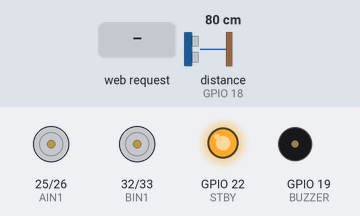
Bench run of a sketch on a simulated ESP32. Parts: motor-driver pin pairs drawn as motors (green arrow = first pin HIGH = forward, orange = second pin HIGH = backward, longer = more drive, scaled by the enable pin, stopped while the standby pin is LOW), output pins drawn as LEDs (lit = HIGH), buzzer (waves = sounding, pin HIGH). Wiring (inferred from the names in the program): ultrasonic range finder: trigger GPIO 5; echo GPIO 18. Inputs (shaded band) come from the test bench; at power-on: distance to the obstacle (sensor on GPIO 18) 80 cm (analog values on the 0–4095 scale). The echo pulse lasts 58.3 µs per cm; WiFi joins after 1.5 s; servers stay silent unless stated; pins used as bus, display or sensor lines are not drawn; what the sketch prints to the serial monitor is not drawn.

Above: at 2.7 s.
2.8 s: distance to the obstacle (sensor on GPIO 18) set to 24 cm
4.3 s: distance to the obstacle (sensor on GPIO 18) set to 19 cm
At 6.0 s:
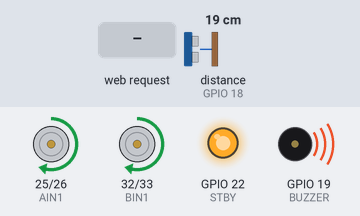
7.3 s: distance to the obstacle (sensor on GPIO 18) set to 35 cm
At 8.7 s:
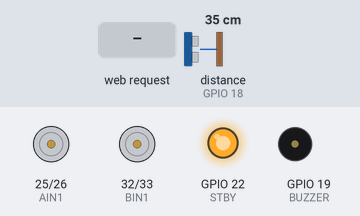
8.9 s: HTTP request GET /forward received
At 10.0 s:
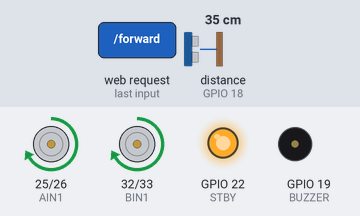
10.4 s: HTTP request GET /backward received
At 11.4 s:
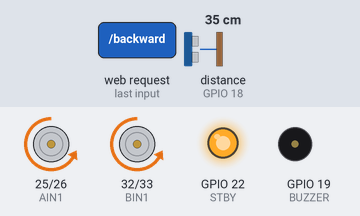
11.9 s: HTTP request GET /left received
At 12.8 s:
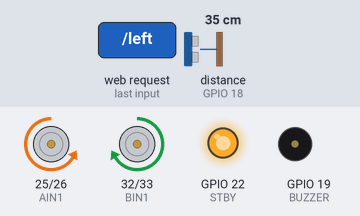
Timing chart, 0 to 14.5 s (numbered marks = the images above; inputs shaded):
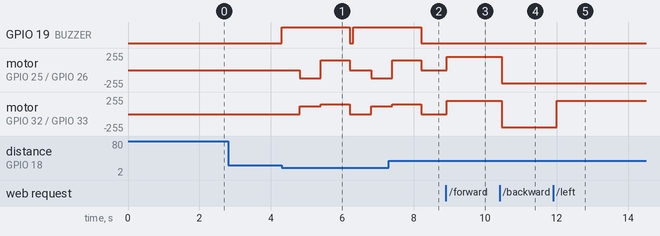

The sketch:

Code.ino
```cpp
#include <WiFi.h>
#include <WebServer.h>  // simpler synchronous web server

// ---- WiFi credentials ----
const char* ssid = "Galaxy A14 AB";
const char* password = "Capricorn@9";

// ---- Create web server on port 80 ----
WebServer server(80);

// ---- Motor pins ----
#define AIN1 25
#define AIN2 26
#define PWMA 27
#define BIN1 32
#define BIN2 33
#define PWMB 14
#define STBY 22

// ---- Ultrasonic pins ----
#define TRIG 5
#define ECHO 18

// ---- Analog sensors ----
#define MQ135_PIN 36   // Gas sensor on ADC1
#define LM35_PIN 34

// ---- Flame & LDR ----
#define FLAME_PIN 23
#define LDR_PIN 21

// ---- Buzzer ----
#define BUZZER 19

long duration;
int distance;

// ---- Bot state ----
String botState = "STOP";

void setup() {
  Serial.begin(115200);

  // Motor pins
  pinMode(AIN1, OUTPUT);
  pinMode(AIN2, OUTPUT);
  pinMode(PWMA, OUTPUT);
  pinMode(BIN1, OUTPUT);
  pinMode(BIN2, OUTPUT);
  pinMode(PWMB, OUTPUT);
  pinMode(STBY, OUTPUT);
  digitalWrite(STBY, HIGH);

  // Ultrasonic
  pinMode(TRIG, OUTPUT);
  pinMode(ECHO, INPUT);

  // Sensors
  pinMode(MQ135_PIN, INPUT);
  pinMode(FLAME_PIN, INPUT);
  pinMode(LDR_PIN, INPUT);
  pinMode(LM35_PIN,INPUT);

  // LEDs & Buzzer
  pinMode(BUZZER, OUTPUT);

  // ADC setup
  analogReadResolution(12);
  analogSetAttenuation(ADC_11db);

  // WiFi connect
  WiFi.begin(ssid, password);
  Serial.print("Connecting to WiFi");
  while (WiFi.status() != WL_CONNECTED) {
    delay(500);
    Serial.print(".");
  }
  Serial.println("\nWiFi connected! IP: ");
  Serial.println(WiFi.localIP());

  // Web routes
  server.on("/", handleRoot);
  server.on("/forward",   [](){ botState="FORWARD";   server.sendHeader("Location", "/"); server.send(302, ""); });
  server.on("/backward",  [](){ botState="BACKWARD";  server.sendHeader("Location", "/"); server.send(302, ""); });
  server.on("/stop",      [](){ botState="STOP";      server.sendHeader("Location", "/"); server.send(302, ""); });
  server.on("/left",      [](){ botState="LEFT";      server.sendHeader("Location", "/"); server.send(302, ""); });
  server.on("/right",     [](){ botState="RIGHT";     server.sendHeader("Location", "/"); server.send(302, ""); });

  server.begin();
}

void loop() {
  server.handleClient(); // process HTTP requests

  int dist = getDistance();

  // ---- Obstacle avoidance ----
  if (dist <= 20) {
    stopMotors();
    digitalWrite(BUZZER, HIGH);
    delay(500);
    turnLeft(120);
    delay(600);
    moveForward(150);
    delay(800);
    stopMotors();
    digitalWrite(BUZZER, LOW);
    botState = "STOP";
  } else {
    digitalWrite(BUZZER, LOW);

    // Bot movement from webpage
    if(botState=="FORWARD") moveForward(200);
    else if(botState=="BACKWARD") moveBackward(200);
    else if(botState=="LEFT") turnLeft(200);
    else if(botState=="RIGHT") turnRight(200);
    else stopMotors();
  }

  delay(100);
}

// ---- Webpage handler ----
void handleRoot()
{
  String html = "<html><body>";
  html += "<h2>ESP32 Bot Control</h2>";
  html += "<button onclick=\"location.href='/forward'\">Right</button>";
  html += "<button onclick=\"location.href='/backward'\">Left</button>";
  html += "<button onclick=\"location.href='/left'\">Backward</button>";
  html += "<button onclick=\"location.href='/right'\">Forward</button>";
  html += "<button onclick=\"location.href='/stop'\">Stop</button><br><br>";

  int flameVal = digitalRead(FLAME_PIN);
  String flameStatus = (flameVal == LOW) ? "YES" : "NO";

  int rawGas = analogRead(MQ135_PIN);
  float gasPercent = (rawGas / 4095.0) * 100;

  // ---- Air Quality Classification ----
  String airQuality;
  if (gasPercent < 25) airQuality = "Good";
  else if (gasPercent < 50) airQuality = "Moderate";
  else if (gasPercent < 75) airQuality = "Poor";
  else airQuality = "Very Poor";

  int dist = getDistance();

  int ldrVal = digitalRead(LDR_PIN);
  String lightStatus = (ldrVal == HIGH) ? "Bright" : "Dark";

  // ---- Temperature (LM35) ----
  int rawTemp = analogRead(LM35_PIN);
  float voltage = (rawTemp / 4095.0) * 12.28;   // ✔ correct ADC scaling
  float tempC  = voltage * 100.0;             // ✔ LM35 = 10 mV per °C


  // Display
  html += "<p>Flame: " + flameStatus + "</p>";
  html += "<p>Distance: " + String(dist) + " cm</p>";
  html += "<p>Gas: " + String(gasPercent, 1) + " % (" + airQuality + ")</p>";
  html += "<p>Light (LDR): " + lightStatus + "</p>";
  html += "<p>Temperature: " + String(tempC, 1) + " °C</p>";

  html += "<meta http-equiv='refresh' content='1'>";
  html += "</body></html>";

  server.send(200, "text/html", html);
}

// ---- Motor functions ----
void moveForward(int speed) {
  digitalWrite(AIN1, HIGH);
  digitalWrite(AIN2, LOW);
  digitalWrite(BIN1, HIGH);
  digitalWrite(BIN2, LOW);
  analogWrite(PWMA, speed);
  analogWrite(PWMB, speed);
}

void moveBackward(int speed) {
  digitalWrite(AIN1, LOW);
  digitalWrite(AIN2, HIGH);
  digitalWrite(BIN1, LOW);
  digitalWrite(BIN2, HIGH);
  analogWrite(PWMA, speed);
  analogWrite(PWMB, speed);
}

void stopMotors() {
  digitalWrite(AIN1, LOW);
  digitalWrite(AIN2, LOW);
  digitalWrite(BIN1, LOW);
  digitalWrite(BIN2, LOW);
  analogWrite(PWMA, 0);
  analogWrite(PWMB, 0);
}

void turnRight(int speed){
  digitalWrite(AIN1, HIGH); digitalWrite(AIN2, LOW);
  digitalWrite(BIN1, LOW);  digitalWrite(BIN2, HIGH);
  analogWrite(PWMA, speed);
  analogWrite(PWMB, speed);
}

void turnLeft(int speed){
  digitalWrite(AIN1, LOW);  digitalWrite(AIN2, HIGH);
  digitalWrite(BIN1, HIGH); digitalWrite(BIN2, LOW);
  analogWrite(PWMA, speed);
  analogWrite(PWMB, speed);
}

// ---- Ultrasonic ----
int getDistance(){
  digitalWrite(TRIG,LOW);
  delayMicroseconds(2);
  digitalWrite(TRIG,HIGH);
  delayMicroseconds(10);
  digitalWrite(TRIG,LOW);

  duration = pulseIn(ECHO,HIGH,20000);
  if(duration==0) return 999;
  return duration*0.034/2;
}
```

Measured:
- the behaviour switches between 22 and 21 cm on distance to the obstacle (sensor on GPIO 18) (found by bisection; images 0 and 1)
- after the input at 2.8 s, every drawn part: stays the same
- after the input at 4.3 s, GPIO 19 (BUZZER): LOW → HIGH at once, → LOW 1.9 s later, → HIGH 0.10 s later; motor on GPIO 25 (AIN1) / GPIO 26 (AIN2): stopped → backward 120/255 after 0.50 s, → forward 150/255 0.60 s later, → stopped 0.80 s later, → backward 120/255 0.60 s later
- after the input at 7.3 s, GPIO 19 (BUZZER): goes on until 8.2 s, then stays LOW
- after the input at 8.9 s, motor on GPIO 25 (AIN1) / GPIO 26 (AIN2), motor on GPIO 32 (BIN1) / GPIO 33 (BIN2): stopped → forward 200/255 at once
- after the input at 10.4 s, motor on GPIO 25 (AIN1) / GPIO 26 (AIN2), motor on GPIO 32 (BIN1) / GPIO 33 (BIN2): forward 200/255 → backward 200/255 after 0.06 s
- after the input at 11.9 s, motor on GPIO 32 (BIN1) / GPIO 33 (BIN2): backward 200/255 → forward 200/255 after 0.10 s
